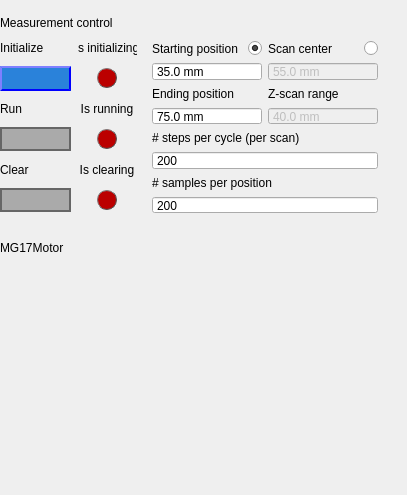
           <widget class="QFrame" name="verticalFrame_2">
            <property name="sizePolicy">
             <sizepolicy hsizetype="Fixed" vsizetype="Fixed">
              <horstretch>0</horstretch>
              <verstretch>0</verstretch>
             </sizepolicy>
            </property>
            <property name="minimumSize">
             <size>
              <width>407</width>
              <height>0</height>
             </size>
            </property>
            <property name="maximumSize">
             <size>
              <width>371</width>
              <height>16777215</height>
             </size>
            </property>
            <layout class="QVBoxLayout" name="controls_vlayout">
             <property name="leftMargin">
              <number>0</number>
             </property>
             <item>
              <widget class="QFrame" name="gridFrame_2">
               <property name="maximumSize">
                <size>
                 <width>16777215</width>
                 <height>211</height>
                </size>
               </property>
               <layout class="QGridLayout" name="gridLayout_3">
                <property name="leftMargin">
                 <number>0</number>
                </property>
                <property name="topMargin">
                 <number>5</number>
                </property>
                <property name="bottomMargin">
                 <number>10</number>
                </property>
                <item row="5" column="1">
                 <widget class="QLabel" name="label_6">
                  <property name="sizePolicy">
                   <sizepolicy hsizetype="Preferred" vsizetype="MinimumExpanding">
                    <horstretch>0</horstretch>
                    <verstretch>0</verstretch>
                   </sizepolicy>
                  </property>
                  <property name="maximumSize">
                   <size>
                    <width>60</width>
                    <height>57</height>
                   </size>
                  </property>
                  <property name="text">
                   <string>Is clearing</string>
                  </property>
                  <property name="alignment">
                   <set>Qt::AlignCenter</set>
                  </property>
                 </widget>
                </item>
                <item row="4" column="0">
                 <widget class="QPushButton" name="run_pushButton">
                  <property name="enabled">
                   <bool>false</bool>
                  </property>
                  <property name="sizePolicy">
                   <sizepolicy hsizetype="Minimum" vsizetype="MinimumExpanding">
                    <horstretch>0</horstretch>
                    <verstretch>0</verstretch>
                   </sizepolicy>
                  </property>
                  <property name="maximumSize">
                   <size>
                    <width>200</width>
                    <height>30</height>
                   </size>
                  </property>
                  <property name="font">
                   <font>
                    <pointsize>7</pointsize>
                   </font>
                  </property>
                  <property name="styleSheet">
                   <string notr="true">QPushButton{
background-color:rgba(42, 130, 218, 1);border:2px solid blue; border-style:outset;
}
QPushButton::pressed {
border-style:inset;
}
QPushButton::disabled{
background-color:#aaa;border:2px solid #666;
}</string>
                  </property>
                  <property name="text">
                   <string/>
                  </property>
                 </widget>
                </item>
                <item row="3" column="0">
                 <widget class="QLabel" name="label_3">
                  <property name="sizePolicy">
                   <sizepolicy hsizetype="Preferred" vsizetype="MinimumExpanding">
                    <horstretch>0</horstretch>
                    <verstretch>0</verstretch>
                   </sizepolicy>
                  </property>
                  <property name="maximumSize">
                   <size>
                    <width>16777215</width>
                    <height>57</height>
                   </size>
                  </property>
                  <property name="text">
                   <string>Run</string>
                  </property>
                 </widget>
                </item>
                <item row="5" column="0">
                 <widget class="QLabel" name="label_5">
                  <property name="sizePolicy">
                   <sizepolicy hsizetype="Preferred" vsizetype="MinimumExpanding">
                    <horstretch>0</horstretch>
                    <verstretch>0</verstretch>
                   </sizepolicy>
                  </property>
                  <property name="maximumSize">
                   <size>
                    <width>16777215</width>
                    <height>57</height>
                   </size>
                  </property>
                  <property name="text">
                   <string>Clear</string>
                  </property>
                 </widget>
                </item>
                <item row="1" column="2" rowspan="6">
                 <widget class="QFrame" name="frame_2">
                  <property name="sizePolicy">
                   <sizepolicy hsizetype="MinimumExpanding" vsizetype="Minimum">
                    <horstretch>0</horstretch>
                    <verstretch>0</verstretch>
                   </sizepolicy>
                  </property>
                  <property name="minimumSize">
                   <size>
                    <width>118</width>
                    <height>179</height>
                   </size>
                  </property>
                  <property name="frameShape">
                   <enum>QFrame::NoFrame</enum>
                  </property>
                  <property name="frameShadow">
                   <enum>QFrame::Raised</enum>
                  </property>
                  <layout class="QGridLayout" name="gridLayout_20">
                   <property name="topMargin">
                    <number>5</number>
                   </property>
                   <property name="bottomMargin">
                    <number>0</number>
                   </property>
                   <item row="3" column="1">
                    <widget class="QDoubleSpinBox" name="zscanRange_measurementTab_doubleSpinBox">
                     <property name="enabled">
                      <bool>false</bool>
                     </property>
                     <property name="contextMenuPolicy">
                      <enum>Qt::NoContextMenu</enum>
                     </property>
                     <property name="statusTip">
                      <string>Z-scan range. In general the observed non-linearity should fit all inside the range.</string>
                     </property>
                     <property name="locale">
                      <locale language="English" country="UnitedStates"/>
                     </property>
                     <property name="buttonSymbols">
                      <enum>QAbstractSpinBox::NoButtons</enum>
                     </property>
                     <property name="suffix">
                      <string> mm</string>
                     </property>
                     <property name="decimals">
                      <number>1</number>
                     </property>
                     <property name="maximum">
                      <double>100.000000000000000</double>
                     </property>
                     <property name="singleStep">
                      <double>0.500000000000000</double>
                     </property>
                     <property name="value">
                      <double>40.000000000000000</double>
                     </property>
                    </widget>
                   </item>
                   <item row="1" column="1">
                    <widget class="QDoubleSpinBox" name="focalPoint_doubleSpinBox">
                     <property name="enabled">
                      <bool>false</bool>
                     </property>
                     <property name="contextMenuPolicy">
                      <enum>Qt::NoContextMenu</enum>
                     </property>
                     <property name="statusTip">
                      <string>This should overlap with the focal point on silica to obtain symmetrical scans.</string>
                     </property>
                     <property name="locale">
                      <locale language="English" country="UnitedStates"/>
                     </property>
                     <property name="buttonSymbols">
                      <enum>QAbstractSpinBox::NoButtons</enum>
                     </property>
                     <property name="suffix">
                      <string> mm</string>
                     </property>
                     <property name="decimals">
                      <number>1</number>
                     </property>
                     <property name="maximum">
                      <double>100.000000000000000</double>
                     </property>
                     <property name="singleStep">
                      <double>0.500000000000000</double>
                     </property>
                     <property name="value">
                      <double>55.000000000000000</double>
                     </property>
                    </widget>
                   </item>
                   <item row="0" column="0">
                    <layout class="QHBoxLayout" name="horizontalLayout_2">
                     <item>
                      <widget class="QLabel" name="label_7">
                       <property name="maximumSize">
                        <size>
                         <width>16777215</width>
                         <height>50</height>
                        </size>
                       </property>
                       <property name="text">
                        <string>Starting position</string>
                       </property>
                      </widget>
                     </item>
                     <item>
                      <widget class="QRadioButton" name="extremes_radioButton">
                       <property name="sizePolicy">
                        <sizepolicy hsizetype="Fixed" vsizetype="Fixed">
                         <horstretch>0</horstretch>
                         <verstretch>0</verstretch>
                        </sizepolicy>
                       </property>
                       <property name="checked">
                        <bool>true</bool>
                       </property>
                       <attribute name="buttonGroup">
                        <string notr="true">buttonGroup</string>
                       </attribute>
                      </widget>
                     </item>
                    </layout>
                   </item>
                   <item row="3" column="0">
                    <widget class="QDoubleSpinBox" name="endPos_doubleSpinBox">
                     <property name="contextMenuPolicy">
                      <enum>Qt::NoContextMenu</enum>
                     </property>
                     <property name="statusTip">
                      <string>Ending position of the scan.</string>
                     </property>
                     <property name="locale">
                      <locale language="English" country="UnitedStates"/>
                     </property>
                     <property name="buttonSymbols">
                      <enum>QAbstractSpinBox::NoButtons</enum>
                     </property>
                     <property name="suffix">
                      <string> mm</string>
                     </property>
                     <property name="decimals">
                      <number>1</number>
                     </property>
                     <property name="minimum">
                      <double>0.000000000000000</double>
                     </property>
                     <property name="maximum">
                      <double>100.000000000000000</double>
                     </property>
                     <property name="singleStep">
                      <double>0.500000000000000</double>
                     </property>
                     <property name="value">
                      <double>75.000000000000000</double>
                     </property>
                    </widget>
                   </item>
                   <item row="5" column="0" colspan="2">
                    <widget class="QSpinBox" name="stepsScan_spinBox">
                     <property name="contextMenuPolicy">
                      <enum>Qt::NoContextMenu</enum>
                     </property>
                     <property name="statusTip">
                      <string>How many data points you want over the scan range.</string>
                     </property>
                     <property name="locale">
                      <locale language="English" country="UnitedStates"/>
                     </property>
                     <property name="buttonSymbols">
                      <enum>QAbstractSpinBox::NoButtons</enum>
                     </property>
                     <property name="minimum">
                      <number>1</number>
                     </property>
                     <property name="maximum">
                      <number>1000</number>
                     </property>
                     <property name="value">
                      <number>200</number>
                     </property>
                    </widget>
                   </item>
                   <item row="7" column="0" colspan="2">
                    <widget class="QSpinBox" name="samplesStep_spinBox">
                     <property name="contextMenuPolicy">
                      <enum>Qt::NoContextMenu</enum>
                     </property>
                     <property name="statusTip">
                      <string>How many data samples are taken from detector at each data point.</string>
                     </property>
                     <property name="locale">
                      <locale language="English" country="UnitedStates"/>
                     </property>
                     <property name="buttonSymbols">
                      <enum>QAbstractSpinBox::NoButtons</enum>
                     </property>
                     <property name="minimum">
                      <number>2</number>
                     </property>
                     <property name="maximum">
                      <number>1000</number>
                     </property>
                     <property name="value">
                      <number>200</number>
                     </property>
                    </widget>
                   </item>
                   <item row="1" column="0">
                    <widget class="QDoubleSpinBox" name="startPos_doubleSpinBox">
                     <property name="contextMenuPolicy">
                      <enum>Qt::NoContextMenu</enum>
                     </property>
                     <property name="statusTip">
                      <string>Starting position of the scan.</string>
                     </property>
                     <property name="locale">
                      <locale language="English" country="UnitedStates"/>
                     </property>
                     <property name="buttonSymbols">
                      <enum>QAbstractSpinBox::NoButtons</enum>
                     </property>
                     <property name="suffix">
                      <string> mm</string>
                     </property>
                     <property name="decimals">
                      <number>1</number>
                     </property>
                     <property name="maximum">
                      <double>100.000000000000000</double>
                     </property>
                     <property name="singleStep">
                      <double>0.500000000000000</double>
                     </property>
                     <property name="value">
                      <double>35.000000000000000</double>
                     </property>
                    </widget>
                   </item>
                   <item row="0" column="1">
                    <layout class="QHBoxLayout" name="horizontalLayout_3">
                     <item>
                      <widget class="QLabel" name="label_72">
                       <property name="maximumSize">
                        <size>
                         <width>16777215</width>
                         <height>50</height>
                        </size>
                       </property>
                       <property name="text">
                        <string>Scan center</string>
                       </property>
                      </widget>
                     </item>
                     <item>
                      <widget class="QRadioButton" name="centerRange_radioButton">
                       <property name="sizePolicy">
                        <sizepolicy hsizetype="Fixed" vsizetype="Fixed">
                         <horstretch>0</horstretch>
                         <verstretch>0</verstretch>
                        </sizepolicy>
                       </property>
                       <property name="checked">
                        <bool>false</bool>
                       </property>
                       <attribute name="buttonGroup">
                        <string notr="true">buttonGroup</string>
                       </attribute>
                      </widget>
                     </item>
                    </layout>
                   </item>
                   <item row="2" column="1">
                    <widget class="QLabel" name="label_75">
                     <property name="maximumSize">
                      <size>
                       <width>16777215</width>
                       <height>50</height>
                      </size>
                     </property>
                     <property name="text">
                      <string>Z-scan range</string>
                     </property>
                    </widget>
                   </item>
                   <item row="2" column="0">
                    <widget class="QLabel" name="label_8">
                     <property name="maximumSize">
                      <size>
                       <width>16777215</width>
                       <height>50</height>
                      </size>
                     </property>
                     <property name="text">
                      <string>Ending position</string>
                     </property>
                    </widget>
                   </item>
                   <item row="6" column="0" colspan="2">
                    <widget class="QLabel" name="label_10">
                     <property name="maximumSize">
                      <size>
                       <width>16777215</width>
                       <height>50</height>
                      </size>
                     </property>
                     <property name="text">
                      <string># samples per position</string>
                     </property>
                    </widget>
                   </item>
                   <item row="4" column="0" colspan="2">
                    <widget class="QLabel" name="label_9">
                     <property name="maximumSize">
                      <size>
                       <width>16777215</width>
                       <height>50</height>
                      </size>
                     </property>
                     <property name="text">
                      <string># steps per cycle (per scan)</string>
                     </property>
                    </widget>
                   </item>
                  </layout>
                 </widget>
                </item>
                <item row="2" column="0">
                 <widget class="QPushButton" name="initialize_pushButton">
                  <property name="sizePolicy">
                   <sizepolicy hsizetype="Minimum" vsizetype="MinimumExpanding">
                    <horstretch>0</horstretch>
                    <verstretch>0</verstretch>
                   </sizepolicy>
                  </property>
                  <property name="minimumSize">
                   <size>
                    <width>71</width>
                    <height>0</height>
                   </size>
                  </property>
                  <property name="maximumSize">
                   <size>
                    <width>120</width>
                    <height>30</height>
                   </size>
                  </property>
                  <property name="styleSheet">
                   <string notr="true">QPushButton{
background-color:rgba(42, 130, 218, 1);border:2px solid blue; border-style:outset;
}
QPushButton::pressed {
border-style:inset;
}
QPushButton::disabled{
background-color:#aaa;border:2px solid #666;
}</string>
                  </property>
                  <property name="text">
                   <string/>
                  </property>
                 </widget>
                </item>
                <item row="2" column="1" alignment="Qt::AlignHCenter">
                 <widget class="QPushButton" name="initLED_pushButton">
                  <property name="enabled">
                   <bool>false</bool>
                  </property>
                  <property name="sizePolicy">
                   <sizepolicy hsizetype="Fixed" vsizetype="Maximum">
                    <horstretch>0</horstretch>
                    <verstretch>0</verstretch>
                   </sizepolicy>
                  </property>
                  <property name="minimumSize">
                   <size>
                    <width>20</width>
                    <height>20</height>
                   </size>
                  </property>
                  <property name="maximumSize">
                   <size>
                    <width>20</width>
                    <height>20</height>
                   </size>
                  </property>
                  <property name="focusPolicy">
                   <enum>Qt::NoFocus</enum>
                  </property>
                  <property name="styleSheet">
                   <string notr="true">QPushButton {
    color: #b00;
    border: 1px solid #555;
    border-radius: 10px;
    border-style: outset;
	background-color:#b00;
    }
QPushButton::enabled{
	background-color:#0f0;
	border-radius:10px;
}</string>
                  </property>
                  <property name="text">
                   <string/>
                  </property>
                 </widget>
                </item>
                <item row="1" column="0">
                 <widget class="QLabel" name="label">
                  <property name="sizePolicy">
                   <sizepolicy hsizetype="Preferred" vsizetype="MinimumExpanding">
                    <horstretch>0</horstretch>
                    <verstretch>0</verstretch>
                   </sizepolicy>
                  </property>
                  <property name="maximumSize">
                   <size>
                    <width>16777215</width>
                    <height>57</height>
                   </size>
                  </property>
                  <property name="text">
                   <string>Initialize</string>
                  </property>
                 </widget>
                </item>
                <item row="3" column="1">
                 <widget class="QLabel" name="label_4">
                  <property name="sizePolicy">
                   <sizepolicy hsizetype="Preferred" vsizetype="MinimumExpanding">
                    <horstretch>0</horstretch>
                    <verstretch>0</verstretch>
                   </sizepolicy>
                  </property>
                  <property name="maximumSize">
                   <size>
                    <width>60</width>
                    <height>57</height>
                   </size>
                  </property>
                  <property name="text">
                   <string>Is running</string>
                  </property>
                  <property name="alignment">
                   <set>Qt::AlignCenter</set>
                  </property>
                 </widget>
                </item>
                <item row="1" column="1">
                 <widget class="QLabel" name="label_2">
                  <property name="sizePolicy">
                   <sizepolicy hsizetype="Preferred" vsizetype="MinimumExpanding">
                    <horstretch>0</horstretch>
                    <verstretch>0</verstretch>
                   </sizepolicy>
                  </property>
                  <property name="maximumSize">
                   <size>
                    <width>60</width>
                    <height>57</height>
                   </size>
                  </property>
                  <property name="text">
                   <string>Is initializing</string>
                  </property>
                  <property name="alignment">
                   <set>Qt::AlignCenter</set>
                  </property>
                 </widget>
                </item>
                <item row="6" column="1" alignment="Qt::AlignHCenter">
                 <widget class="QPushButton" name="clearLED_pushButton">
                  <property name="enabled">
                   <bool>false</bool>
                  </property>
                  <property name="sizePolicy">
                   <sizepolicy hsizetype="Fixed" vsizetype="Maximum">
                    <horstretch>0</horstretch>
                    <verstretch>0</verstretch>
                   </sizepolicy>
                  </property>
                  <property name="minimumSize">
                   <size>
                    <width>20</width>
                    <height>20</height>
                   </size>
                  </property>
                  <property name="maximumSize">
                   <size>
                    <width>20</width>
                    <height>20</height>
                   </size>
                  </property>
                  <property name="focusPolicy">
                   <enum>Qt::NoFocus</enum>
                  </property>
                  <property name="styleSheet">
                   <string notr="true">QPushButton {
    color: #b00;
    border: 1px solid #555;
    border-radius: 10px;
    border-style: outset;
	background-color:#b00;
    }
QPushButton::enabled{
	background-color:#0f0;
	border-radius:10px;
}</string>
                  </property>
                  <property name="text">
                   <string/>
                  </property>
                 </widget>
                </item>
                <item row="6" column="0">
                 <widget class="QPushButton" name="clear_pushButton">
                  <property name="enabled">
                   <bool>false</bool>
                  </property>
                  <property name="sizePolicy">
                   <sizepolicy hsizetype="Minimum" vsizetype="MinimumExpanding">
                    <horstretch>0</horstretch>
                    <verstretch>0</verstretch>
                   </sizepolicy>
                  </property>
                  <property name="maximumSize">
                   <size>
                    <width>200</width>
                    <height>30</height>
                   </size>
                  </property>
                  <property name="styleSheet">
                   <string notr="true">QPushButton{
background-color:rgba(42, 130, 218, 1);border:2px solid blue; border-style:outset;
}
QPushButton::pressed {
border-style:inset;
}
QPushButton::disabled{
background-color:#aaa;border:2px solid #666;
}</string>
                  </property>
                  <property name="text">
                   <string/>
                  </property>
                 </widget>
                </item>
                <item row="4" column="1" alignment="Qt::AlignHCenter">
                 <widget class="QPushButton" name="runLED_pushButton">
                  <property name="enabled">
                   <bool>false</bool>
                  </property>
                  <property name="sizePolicy">
                   <sizepolicy hsizetype="Fixed" vsizetype="Maximum">
                    <horstretch>0</horstretch>
                    <verstretch>0</verstretch>
                   </sizepolicy>
                  </property>
                  <property name="minimumSize">
                   <size>
                    <width>20</width>
                    <height>20</height>
                   </size>
                  </property>
                  <property name="maximumSize">
                   <size>
                    <width>20</width>
                    <height>20</height>
                   </size>
                  </property>
                  <property name="focusPolicy">
                   <enum>Qt::NoFocus</enum>
                  </property>
                  <property name="styleSheet">
                   <string notr="true">QPushButton {
    color: #b00;
    border: 1px solid #555;
    border-radius: 10px;
    border-style: outset;
	background-color:#b00;
    }
QPushButton::enabled{
	background-color:#0f0;
	border-radius:10px;
}</string>
                  </property>
                  <property name="text">
                   <string/>
                  </property>
                 </widget>
                </item>
                <item row="0" column="0" colspan="3">
                 <widget class="QLabel" name="label_19">
                  <property name="text">
                   <string>Measurement control</string>
                  </property>
                 </widget>
                </item>
               </layout>
              </widget>
             </item>
             <item>
              <spacer name="verticalSpacer_5">
               <property name="orientation">
                <enum>Qt::Vertical</enum>
               </property>
               <property name="sizeType">
                <enum>QSizePolicy::Fixed</enum>
               </property>
               <property name="sizeHint" stdset="0">
                <size>
                 <width>20</width>
                 <height>13</height>
                </size>
               </property>
              </spacer>
             </item>
             <item>
              <widget class="QLabel" name="label_14">
               <property name="sizePolicy">
                <sizepolicy hsizetype="Preferred" vsizetype="Fixed">
                 <horstretch>0</horstretch>
                 <verstretch>0</verstretch>
                </sizepolicy>
               </property>
               <property name="text">
                <string>MG17Motor</string>
               </property>
              </widget>
             </item>
             <item>
              <widget class="QWidget" name="motorWidget" native="true">
               <property name="sizePolicy">
                <sizepolicy hsizetype="Preferred" vsizetype="Fixed">
                 <horstretch>0</horstretch>
                 <verstretch>0</verstretch>
                </sizepolicy>
               </property>
               <property name="minimumSize">
                <size>
                 <width>0</width>
                 <height>223</height>
                </size>
               </property>
               <widget class="QWidget" name="verticalLayoutWidget">
                <property name="geometry">
                 <rect>
                  <x>10</x>
                  <y>0</y>
                  <width>371</width>
                  <height>211</height>
                 </rect>
                </property>
                <layout class="QVBoxLayout" name="mg17motor_control_vlayout"/>
               </widget>
              </widget>
             </item>
            </layout>
           </widget>
